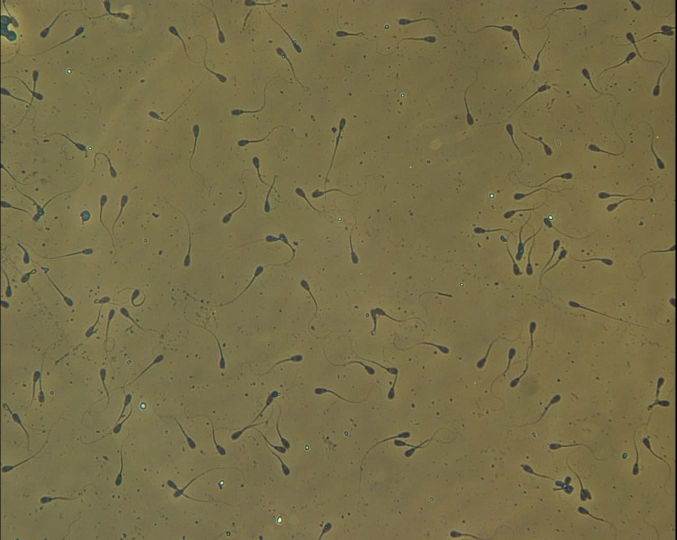
#> input picture ImageProcessing/frame.jpg, 1353 x 1079 px (shown at 1/2 size)
$ python -i Helper.py   (imports and definitions only)   (older library calls are emulated)
#> lines starting #> are read from the running program, lines starting #| are printed output that depends on the picture; after the words box and inside, x2 and y2 are one past the last pixel; in counts of white or black regions, pixels touching at a corner belong together
#> further down, picture is the input picture: shape (1079, 1353, 3); mean B, G, R 73.3, 110.8, 120
import cv2 as cv
import numpy as np
from matplotlib import pyplot as plt


class Helper():

    def __init__(self):
        '''self.dist = dist
        self.resize_percentage = resize_percentage'''

    ####  -*-*-*-*-*-*-**--*-*-*-*-*-*-*   #####

    def pre_processing(self, color_img):
        gray_img = cv.cvtColor(color_img, cv.COLOR_BGR2GRAY)
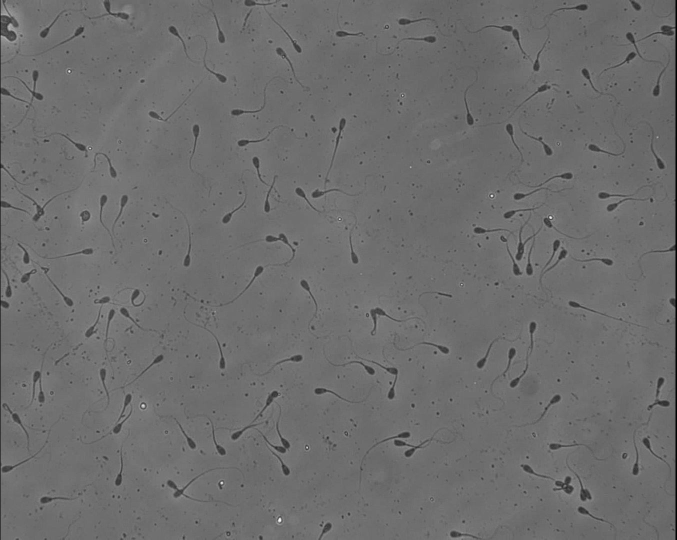
#> gray_img: shape (1079, 1353) (shown at 1/2 size); min 0, max 248, mean 109.2

        gray_img = cv.GaussianBlur(gray_img, (5, 5), 0)

        binary_image = cv.adaptiveThreshold(gray_img, 255, cv.ADAPTIVE_THRESH_GAUSSIAN_C, \
                                            cv.THRESH_BINARY, 11, 2)
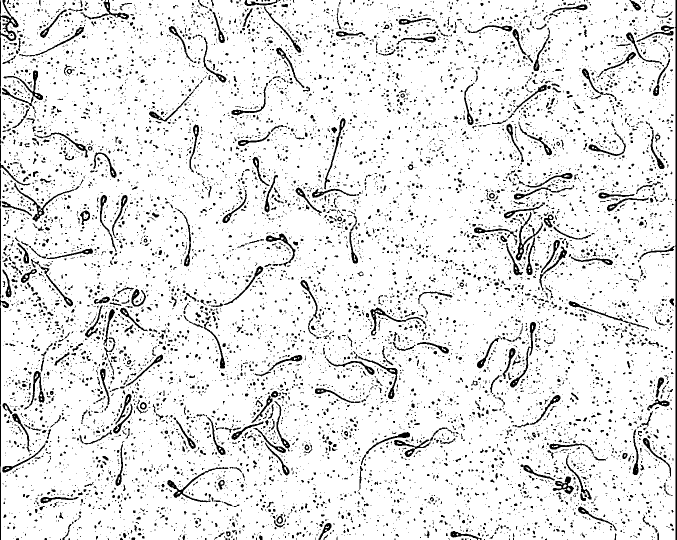
#> binary_image: shape (1079, 1353) (shown at 1/2 size); 90% white; 10067 black regions (8685 under 20 px), largest, box (x1, y1, x2, y2) and area: (0, 0, 61, 1079) 3254, (1350, 0, 1353, 1079) 2167, (4, 141, 86, 218) 1017

        # Contrast adjusting with gamma correction y = 1.2
        # gray_img = np.array(255 * (gray_img / 255) ** 3, dtype='uint8')

        kernel = cv.getStructuringElement(cv.MORPH_RECT, (1, 1))
        morph = cv.morphologyEx(binary_image, cv.MORPH_CLOSE, kernel)
        morph = cv.morphologyEx(morph, cv.MORPH_OPEN, kernel)
        morph = cv.morphologyEx(morph, cv.MORPH_DILATE, kernel)

        morph = cv.medianBlur(morph, 7)
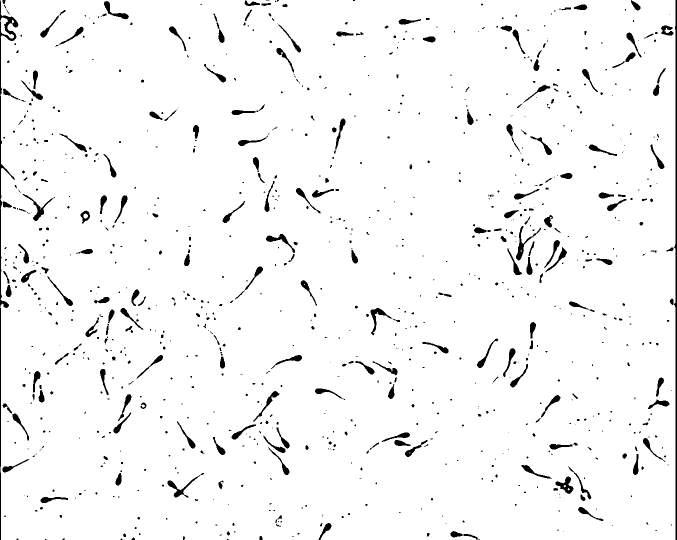
#> morph: shape (1079, 1353) (shown at 1/2 size); 96.3% white; 961 black regions (648 under 20 px), largest, box (x1, y1, x2, y2) and area: (0, 0, 37, 1079) 3180, (1348, 0, 1353, 1079) 2193, (1032, 452, 1082, 521) 618

        kernel = cv.getStructuringElement(cv.MORPH_RECT, (5, 5))
        morph = cv.morphologyEx(morph, cv.MORPH_CLOSE, kernel)
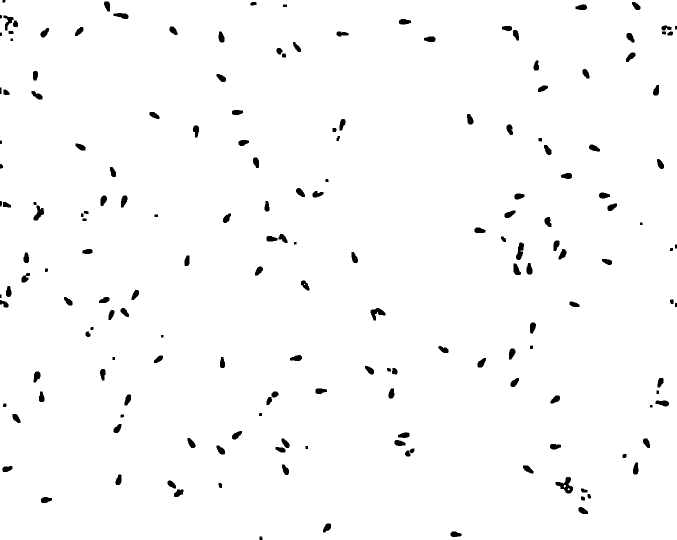
#> morph: shape (1079, 1353) (shown at 1/2 size); 98.2% white; 177 black regions, largest, box (x1, y1, x2, y2) and area: (1111, 954, 1146, 987) 533, (741, 616, 771, 641) 370, (1032, 485, 1048, 520) 345
        kernel = cv.getStructuringElement(cv.MORPH_RECT, (3, 3))
        morph = cv.morphologyEx(morph, cv.MORPH_DILATE, kernel)
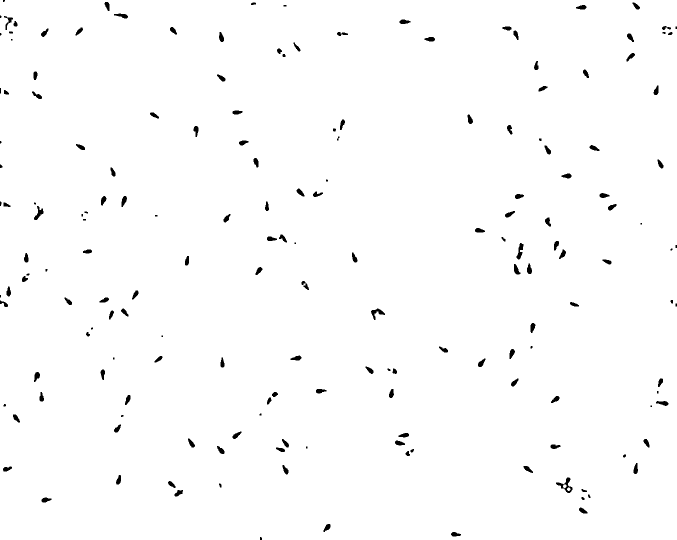
#> morph: shape (1079, 1353) (shown at 1/2 size); 98.8% white; 178 black regions (29 under 20 px), largest, box (x1, y1, x2, y2) and area: (1112, 955, 1145, 986) 337, (742, 617, 770, 640) 246, (1033, 486, 1047, 519) 237

        final = cv.medianBlur(morph, 7)
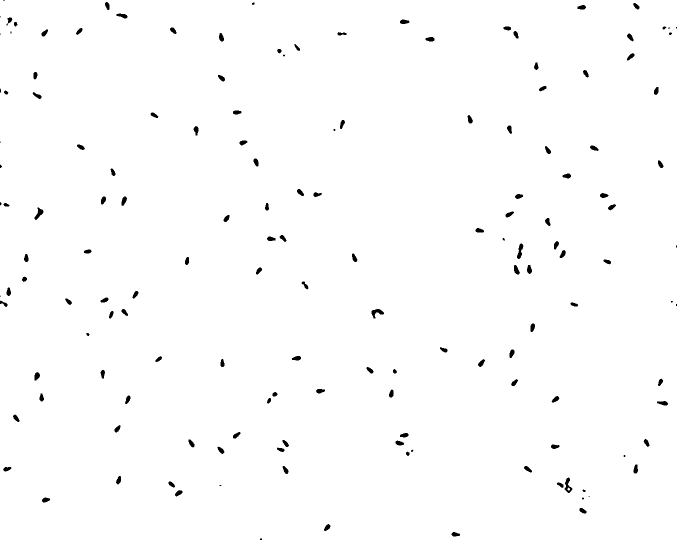
#> final: shape (1079, 1353) (shown at 1/2 size); 99% white; 153 black regions (23 under 20 px)

        final, contours, hierarchy = cv.findContours(final, cv.RETR_TREE, cv.CHAIN_APPROX_NONE)
#> contours = 143 contours, 11 with area under 20; largest, box (x1, y1, x2, y2) and area: (0, 0, 1353, 1079) 1457272, (1128, 954, 1146, 987) 285, (742, 617, 769, 638) 263, (1033, 486, 1048, 519) 246, (68, 414, 88, 441) 230

#> (the run stopped early here; a loop or call above may not have finished)
